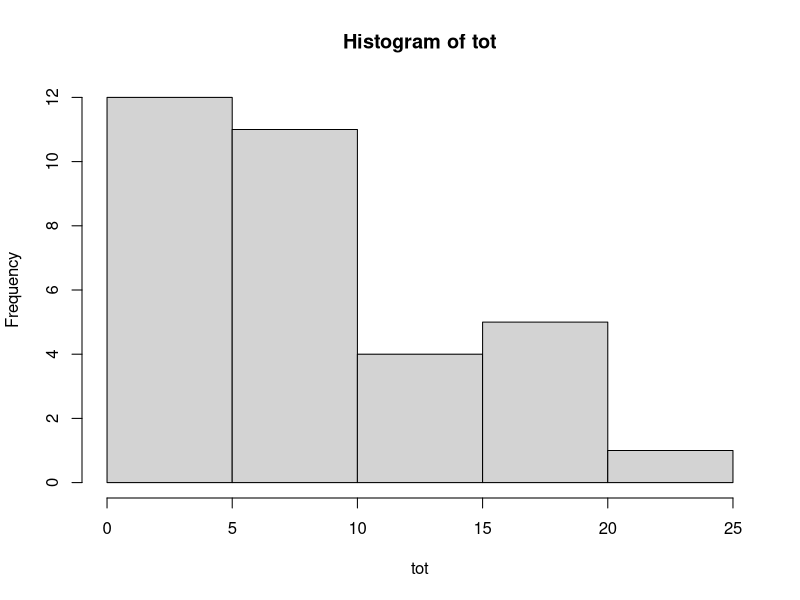

Recreate this plot in R.
## ---- chunk 1
N <- 50
k <- 5

dftot <-  N-k
msqrd <-  116.3
btwn <- msqrd * k
wthnss <- 2000
sstot <- wthnss + btwn
wthnms <- wthnss / N
f <- msqrd / wthnms 

## ---- chunk 2
linc <- c(5,7,9,11,13,8,10,34,17,50,17,25)
hinc <- c(25, 24, 8, 2, 11, 10, 10, 66, 113, 1, 3, 5)
inc <- c(linc, hinc)
resp <- c(rep("linc", 12), rep("hinc", 12))
df <- data.frame(inc,resp)
m <- aov(inc~resp,data = df)
m
summary(m)
cr <- qf(0.9, df1 = 1, df2 = 22)
f <- .334

if(f>cr){
  print("We reject the null hypothesis")
} else {
  print("We cannot reject the null hypothesis")
}
## ---- chunk 3
n <- 30
k <-  3

tss <- (n - 1) * (29.2)^2
wss <- (12 - 1) * (36.2)^2 + (10 - 1) * (20.3)^2 + (8 - 1) *(21.4)^2
bss <- tss - wss


df1 = k - 1 
df2 = n - k
df3 = n - 1

ms1 <-  bss / df1
ms2 <- wss / df2 

f <-  ms1/ms2

cr <- qf(0.95, df = 2, df2 = 27)

f
cr

if(f<cr){
  print("We reject the null hypothesis")
} else {
  print("We cannot reject the null hypothesis")
}
## ---- chunk 4
col1 <- c(23.1, 13.3, 15.6, 1.2)
col2 <- c(43.1, 10.2, 16.2, 0.2)
col3 <- c(56.5, 32.1, 43.3, 24.4)
col4 <- c(10002.3, 54.4, 8.7, 54.4)

coltot <- c(col1,col2,col3,col4)
colrep <- c(rep("col1", 4), rep("col2", 4), rep("col3", 4), rep("col4", 4))
df <- data.frame(coltot, colrep)

m <- aov(coltot~colrep, data = df)
m
summary(m)

library(graphics)
kruskal.test(coltot ~ colrep, data = df)

pv <- 0.09434

if(pv > .05 ){
  print("We cannot reject the null hypothesis")
} else {
  print("We reject the null hypothesis")
}
## ---- chunk 5
Observations <- seq(1:11)
Low <- c(5,4,1,2,3,10,6,6,4,12,11)
Medium <- c(10,10,8,6,5,3,16,20,7,3,2)
High <- c(8,11,15,19,21,7,7,4,3,17,18)

df <- data.frame(Observations,Low,Medium,High)
library(knitr)
kable(df)
## ---- chunk 6
###a
Observations <- seq(1:11)
Low <- c(5,4,1,2,3,10,6,6,4,12,11)
Med <- c(10,10,8,6,5,3,16,20,7,3,2)
High <- c(8,11,15,19,21,7,7,4,3,17,18)

tot <- c(Low, Med, High)
totrep <- c(rep("Low", 11), rep("Med", 11), rep("High", 11))
df <- data.frame(tot, totrep)

m <- aov(tot~totrep, data = df)
m
summary(m)

pv <- 0.0433
if(pv > .05 ){
  print("We cannot reject the null hypothesis")
} else {
  print("We reject the null hypothesis")
}

###b
library(reshape2)
library(car)
m1 <- leveneTest(tot~totrep, data = df)
m1

pv <- 0.1318
if(pv > .05 ){
  print("We cannot reject the null hypothesis")
} else {
  print("We reject the null hypothesis")
}

###c
hist(tot)
shapiro.test(tot)
print("The data is not normally distributed as per the results of the histogram and the Shapiro-Wilk normaility test")
## ---- chunk 7
library(MASS)
cc <- mvrnorm(n = 10, mu = 1.5, Sigma = 1.0, empirical = TRUE)
s <- mvrnorm(n = 15, mu = 2.6, Sigma = (1.1)^2, empirical = TRUE)
ra <- mvrnorm(n = 15, mu = 1.2, Sigma = (1.2)^2, empirical = TRUE)

tot <- c(cc, s, ra)
totrep <- c(rep("cc", 10), rep("s", 15), rep("ra", 15))

df <- data.frame(tot, totrep)

m <- aov(tot~totrep, data = df)
m
summary(m)

pv <- 0.00416

if(pv > .05 ){
  print("We cannot reject the null hypothesis")
} else {
  print("We reject the null hypothesis")
}

